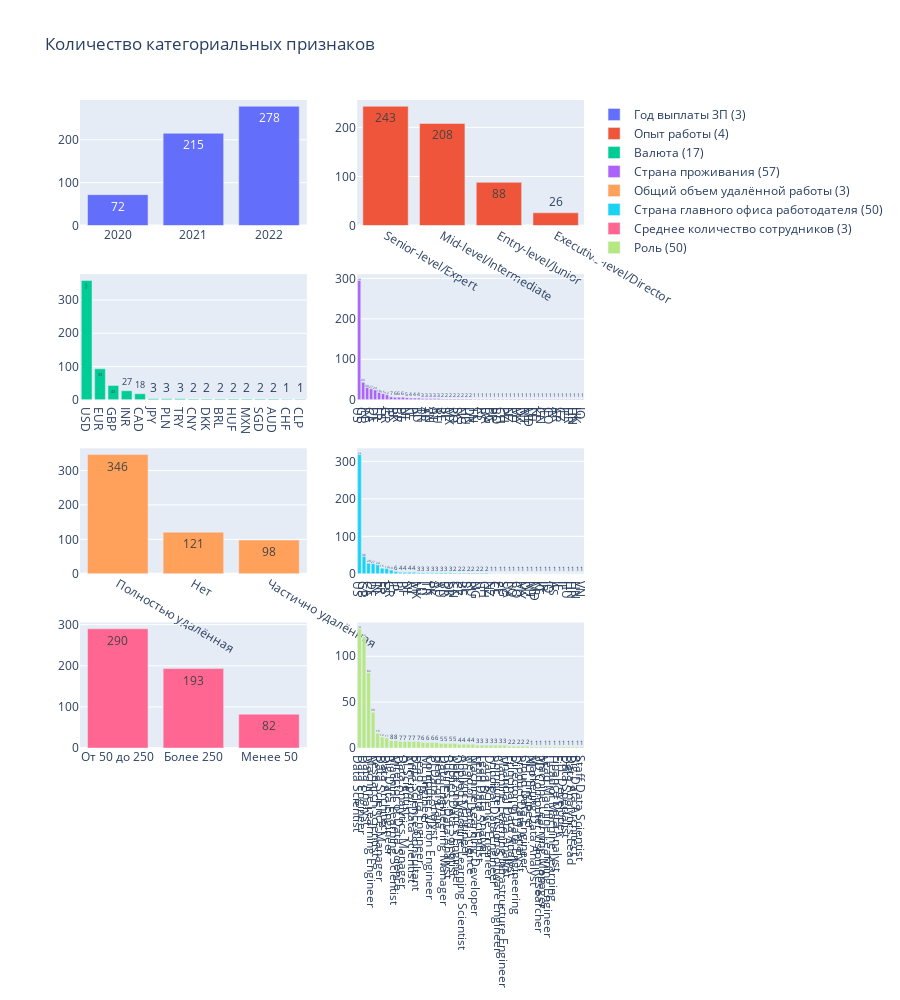

The notebook cell saved with this chart:
### Markdown cell above
### Количество категориальных признаков

### Code cell
# количество категориальных признаков
grid_plot(df, categorical_cols, 4, 2, 'categorical', 2000, 1000, 'Количество категориальных признаков')

### Figure 1 — Plotly figure (JSON) as saved in the notebook; plotly's stock layout.template omitted (floating-point values rounded to 4 significant figures)
{"data": [{"name": "Год выплаты ЗП (3)", "text": [278, 215, 72], "type": "bar", "x": [2022, 2021, 2020], "xaxis": "x", "y": [278, 215, 72], "yaxis": "y"}, {"name": "Опыт работы (4)", "text": [243, 208, 88, 26], "type": "bar", "x": ["Senior-level/Expert", "Mid-level/Intermediate", "Entry-level/Junior", "Executive-level/Director"], "xaxis": "x2", "y": [243, 208, 88, 26], "yaxis": "y2"}, {"name": "Валюта (17)", "text": [359, 93, 43, 27, 18, 3, 3, 3, 2, 2, 2, 2, 2, 2, 2, 1, 1], "type": "bar", "x": ["USD", "EUR", "GBP", "INR", "CAD", "JPY", "PLN", "TRY", "CNY", "DKK", "BRL", "HUF", "MXN", "SGD", "AUD", "CHF", "CLP"], "xaxis": "x3", "y": [359, 93, 43, 27, 18, 3, 3, 3, 2, 2, 2, 2, 2, 2, 2, 1, 1], "yaxis": "y3"}, {"name": "Страна проживания (57)", "text": [295, 43, 30, 27, 24, 18, 15, 12, 7, 6, 6, 6, 5, 4, 4, 4, 3, 3, 3, 3, 3, 2, 2, 2, 2, 2, 2, 2, 2, 1, 1, 1, 1, 1, 1, 1, 1, 1, 1, 1, 1, 1, 1, 1, 1, 1, 1, 1, 1, 1, 1, 1, 1, 1, 1, 1, 1], "type": "bar", "x": ["US", "GB", "IN", "CA", "DE", "FR", "ES", "GR", "JP", "PK", "BR", "PT", "NL", "IT", "PL", "RU", "TR", "AE", "VN", "AT", "AU", "BE", "SI", "MX", "RO", "SG", "NG", "HU", "DK", "TN", "CL", "RS", "UA", "BG", "PR", "BO", "CH", "PH", "NZ", "EE", "MY", "DZ", "MT", "MD", "LU", "KE", "CN", "JE", "CO", "IR", "AR", "CZ", "IE", "HR", "HN", "HK", "IQ"], "xaxis": "x4", "y": [295, 43, 30, 27, 24, 18, 15, 12, 7, 6, 6, 6, 5, 4, 4, 4, 3, 3, 3, 3, 3, 2, 2, 2, 2, 2, 2, 2, 2, 1, 1, 1, 1, 1, 1, 1, 1, 1, 1, 1, 1, 1, 1, 1, 1, 1, 1, 1, 1, 1, 1, 1, 1, 1, 1, 1, 1], "yaxis": "y4"}, {"name": "Общий объем удалённой работы (3)", "text": [346, 121, 98], "type": "bar", "x": ["Полностью удалённая", "Нет", "Частично удалённая"], "xaxis": "x5", "y": [346, 121, 98], "yaxis": "y5"}, {"name": "Страна главного офиса работодателя (50)", "text": [318, 46, 28, 27, 24, 15, 14, 10, 6, 4, 4, 4, 4, 3, 3, 3, 3, 3, 3, 3, 3, 2, 2, 2, 2, 2, 2, 2, 2, 1, 1, 1, 1, 1, 1, 1, 1, 1, 1, 1, 1, 1, 1, 1, 1, 1, 1, 1, 1, 1], "type": "bar", "x": ["US", "GB", "CA", "DE", "IN", "FR", "ES", "GR", "JP", "PL", "PT", "NL", "AT", "MX", "LU", "TR", "PK", "AE", "AU", "BR", "DK", "CN", "CZ", "BE", "SI", "RU", "NG", "IT", "CH", "NZ", "CL", "EE", "SG", "UA", "RO", "CO", "MY", "DZ", "MT", "MD", "KE", "IR", "IQ", "AS", "IL", "IE", "HU", "HR", "HN", "VN"], "xaxis": "x6", "y": [318, 46, 28, 27, 24, 15, 14, 10, 6, 4, 4, 4, 4, 3, 3, 3, 3, 3, 3, 3, 3, 2, 2, 2, 2, 2, 2, 2, 2, 1, 1, 1, 1, 1, 1, 1, 1, 1, 1, 1, 1, 1, 1, 1, 1, 1, 1, 1, 1, 1], "yaxis": "y6"}, {"name": "Среднее количество сотрудников (3)", "text": [290, 193, 82], "type": "bar", "x": ["От 50 до 250", "Более 250", "Менее 50"], "xaxis": "x7", "y": [290, 193, 82], "yaxis": "y7"}, {"name": "Роль (50)", "text": [130, 121, 82, 39, 16, 12, 11, 8, 8, 7, 7, 7, 7, 7, 6, 6, 6, 6, 5, 5, 5, 5, 4, 4, 4, 4, 3, 3, 3, 3, 3, 3, 3, 2, 2, 2, 2, 2, 1, 1, 1, 1, 1, 1, 1, 1, 1, 1, 1, 1], "type": "bar", "x": ["Data Scientist", "Data Engineer", "Data Analyst", "Machine Learning Engineer", "Research Scientist", "Data Science Manager", "Data Architect", "Big Data Engineer", "Machine Learning Scientist", "Director of Data Science", "Data Analytics Manager", "AI Scientist", "Principal Data Scientist", "Data Science Consultant", "Lead Data Engineer", "ML Engineer", "Computer Vision Engineer", "BI Data Analyst", "Head of Data", "Data Engineering Manager", "Business Data Analyst", "Applied Data Scientist", "Data Analytics Engineer", "Applied Machine Learning Scientist", "Analytics Engineer", "Head of Data Science", "Machine Learning Developer", "Lead Data Scientist", "Lead Data Analyst", "Data Science Engineer", "Principal Data Engineer", "Computer Vision Software Engineer", "Machine Learning Infrastructure Engineer", "Financial Data Analyst", "Principal Data Analyst", "Director of Data Engineering", "Product Data Analyst", "Cloud Data Engineer", "NLP Engineer", "Marketing Data Analyst", "3D Computer Vision Researcher", "Machine Learning Manager", "Lead Machine Learning Engineer", "Head of Machine Learning", "Finance Data Analyst", "ETL Developer", "Data Specialist", "Data Analytics Lead", "Big Data Architect", "Staff Data Scientist"], "xaxis": "x8", "y": [130, 121, 82, 39, 16, 12, 11, 8, 8, 7, 7, 7, 7, 7, 6, 6, 6, 6, 5, 5, 5, 5, 4, 4, 4, 4, 3, 3, 3, 3, 3, 3, 3, 2, 2, 2, 2, 2, 1, 1, 1, 1, 1, 1, 1, 1, 1, 1, 1, 1], "yaxis": "y8"}], "layout": {"height": 1000, "title": {"text": "Количество категориальных признаков"}, "xaxis": {"anchor": "y", "domain": [0, 0.45], "tickmode": "array", "ticktext": [2022, 2021, 2020], "tickvals": [2022, 2021, 2020]}, "xaxis2": {"anchor": "y2", "domain": [0.55, 1], "tickmode": "array", "ticktext": ["Senior-level/Expert", "Mid-level/Intermediate", "Entry-level/Junior", "Executive-level/Director"], "tickvals": ["Senior-level/Expert", "Mid-level/Intermediate", "Entry-level/Junior", "Executive-level/Director"]}, "xaxis3": {"anchor": "y3", "domain": [0, 0.45], "tickmode": "array", "ticktext": ["USD", "EUR", "GBP", "INR", "CAD", "JPY", "PLN", "TRY", "CNY", "DKK", "BRL", "HUF", "MXN", "SGD", "AUD", "CHF", "CLP"], "tickvals": ["USD", "EUR", "GBP", "INR", "CAD", "JPY", "PLN", "TRY", "CNY", "DKK", "BRL", "HUF", "MXN", "SGD", "AUD", "CHF", "CLP"]}, "xaxis4": {"anchor": "y4", "domain": [0.55, 1], "tickmode": "array", "ticktext": ["US", "GB", "IN", "CA", "DE", "FR", "ES", "GR", "JP", "PK", "BR", "PT", "NL", "IT", "PL", "RU", "TR", "AE", "VN", "AT", "AU", "BE", "SI", "MX", "RO", "SG", "NG", "HU", "DK", "TN", "CL", "RS", "UA", "BG", "PR", "BO", "CH", "PH", "NZ", "EE", "MY", "DZ", "MT", "MD", "LU", "KE", "CN", "JE", "CO", "IR", "AR", "CZ", "IE", "HR", "HN", "HK", "IQ"], "tickvals": ["US", "GB", "IN", "CA", "DE", "FR", "ES", "GR", "JP", "PK", "BR", "PT", "NL", "IT", "PL", "RU", "TR", "AE", "VN", "AT", "AU", "BE", "SI", "MX", "RO", "SG", "NG", "HU", "DK", "TN", "CL", "RS", "UA", "BG", "PR", "BO", "CH", "PH", "NZ", "EE", "MY", "DZ", "MT", "MD", "LU", "KE", "CN", "JE", "CO", "IR", "AR", "CZ", "IE", "HR", "HN", "HK", "IQ"]}, "xaxis5": {"anchor": "y5", "domain": [0, 0.45], "tickmode": "array", "ticktext": ["Полностью удалённая", "Нет", "Частично удалённая"], "tickvals": ["Полностью удалённая", "Нет", "Частично удалённая"]}, "xaxis6": {"anchor": "y6", "domain": [0.55, 1], "tickmode": "array", "ticktext": ["US", "GB", "CA", "DE", "IN", "FR", "ES", "GR", "JP", "PL", "PT", "NL", "AT", "MX", "LU", "TR", "PK", "AE", "AU", "BR", "DK", "CN", "CZ", "BE", "SI", "RU", "NG", "IT", "CH", "NZ", "CL", "EE", "SG", "UA", "RO", "CO", "MY", "DZ", "MT", "MD", "KE", "IR", "IQ", "AS", "IL", "IE", "HU", "HR", "HN", "VN"], "tickvals": ["US", "GB", "CA", "DE", "IN", "FR", "ES", "GR", "JP", "PL", "PT", "NL", "AT", "MX", "LU", "TR", "PK", "AE", "AU", "BR", "DK", "CN", "CZ", "BE", "SI", "RU", "NG", "IT", "CH", "NZ", "CL", "EE", "SG", "UA", "RO", "CO", "MY", "DZ", "MT", "MD", "KE", "IR", "IQ", "AS", "IL", "IE", "HU", "HR", "HN", "VN"]}, "xaxis7": {"anchor": "y7", "domain": [0, 0.45], "tickmode": "array", "ticktext": ["От 50 до 250", "Более 250", "Менее 50"], "tickvals": ["От 50 до 250", "Более 250", "Менее 50"]}, "xaxis8": {"anchor": "y8", "domain": [0.55, 1], "tickmode": "array", "ticktext": ["Data Scientist", "Data Engineer", "Data Analyst", "Machine Learning Engineer", "Research Scientist", "Data Science Manager", "Data Architect", "Big Data Engineer", "Machine Learning Scientist", "Director of Data Science", "Data Analytics Manager", "AI Scientist", "Principal Data Scientist", "Data Science Consultant", "Lead Data Engineer", "ML Engineer", "Computer Vision Engineer", "BI Data Analyst", "Head of Data", "Data Engineering Manager", "Business Data Analyst", "Applied Data Scientist", "Data Analytics Engineer", "Applied Machine Learning Scientist", "Analytics Engineer", "Head of Data Science", "Machine Learning Developer", "Lead Data Scientist", "Lead Data Analyst", "Data Science Engineer", "Principal Data Engineer", "Computer Vision Software Engineer", "Machine Learning Infrastructure Engineer", "Financial Data Analyst", "Principal Data Analyst", "Director of Data Engineering", "Product Data Analyst", "Cloud Data Engineer", "NLP Engineer", "Marketing Data Analyst", "3D Computer Vision Researcher", "Machine Learning Manager", "Lead Machine Learning Engineer", "Head of Machine Learning", "Finance Data Analyst", "ETL Developer", "Data Specialist", "Data Analytics Lead", "Big Data Architect", "Staff Data Scientist"], "tickvals": ["Data Scientist", "Data Engineer", "Data Analyst", "Machine Learning Engineer", "Research Scientist", "Data Science Manager", "Data Architect", "Big Data Engineer", "Machine Learning Scientist", "Director of Data Science", "Data Analytics Manager", "AI Scientist", "Principal Data Scientist", "Data Science Consultant", "Lead Data Engineer", "ML Engineer", "Computer Vision Engineer", "BI Data Analyst", "Head of Data", "Data Engineering Manager", "Business Data Analyst", "Applied Data Scientist", "Data Analytics Engineer", "Applied Machine Learning Scientist", "Analytics Engineer", "Head of Data Science", "Machine Learning Developer", "Lead Data Scientist", "Lead Data Analyst", "Data Science Engineer", "Principal Data Engineer", "Computer Vision Software Engineer", "Machine Learning Infrastructure Engineer", "Financial Data Analyst", "Principal Data Analyst", "Director of Data Engineering", "Product Data Analyst", "Cloud Data Engineer", "NLP Engineer", "Marketing Data Analyst", "3D Computer Vision Researcher", "Machine Learning Manager", "Lead Machine Learning Engineer", "Head of Machine Learning", "Finance Data Analyst", "ETL Developer", "Data Specialist", "Data Analytics Lead", "Big Data Architect", "Staff Data Scientist"]}, "yaxis": {"anchor": "x", "domain": [0.8063, 1]}, "yaxis2": {"anchor": "x2", "domain": [0.8063, 1]}, "yaxis3": {"anchor": "x3", "domain": [0.5375, 0.7312]}, "yaxis4": {"anchor": "x4", "domain": [0.5375, 0.7312]}, "yaxis5": {"anchor": "x5", "domain": [0.2687, 0.4625]}, "yaxis6": {"anchor": "x6", "domain": [0.2687, 0.4625]}, "yaxis7": {"anchor": "x7", "domain": [0, 0.1938]}, "yaxis8": {"anchor": "x8", "domain": [0, 0.1938]}}}
